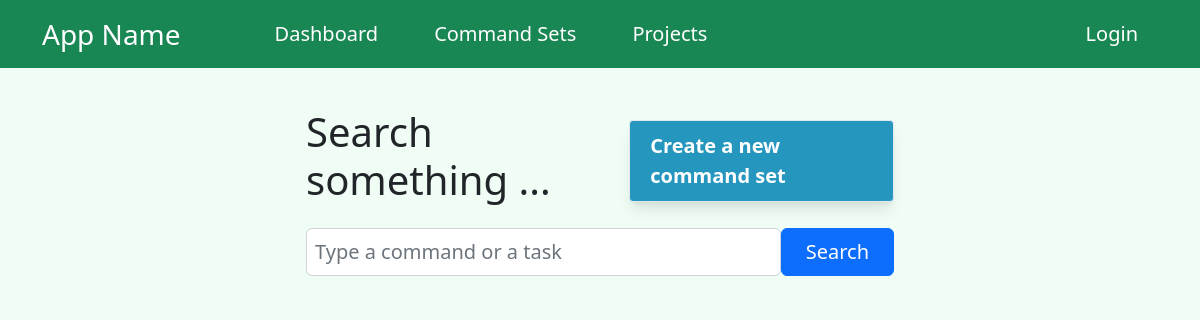
The app's page /, older data.
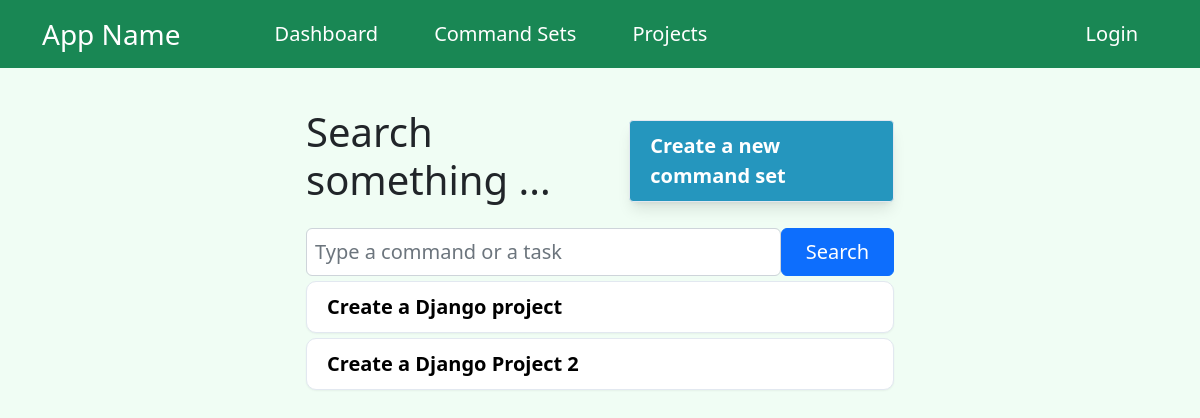
The same page, newer data.
### command_set/models.py (models this page shows, shortened)
class CommandSet(models.Model):
    title = models.CharField(max_length=200, null=False, blank=False)
    commands = models.CharField(max_length=1500, null=False, blank=False)
    tool = models.ManyToManyField(Tool)
    upvote_num = models.IntegerField(default=0)
    created_by = models.ForeignKey(User, on_delete=models.CASCADE, default=1)
    updated_at = models.DateTimeField(auto_now=True)
    visited_num = models.IntegerField(default=0)
    class Meta:
        ordering = ['updated_at']
        db_table = "command_set"

### command_set/views.py (the view, shortened to what this page needs)
# urls.py: path("", view=views.HomePageView.as_view(), name="command_homepage"),
class HomePageView(ListView):
    model = CommandSet
    template_name = "command_set/homepage.html"
    context_object_name = "command_sets"

### business_project/custom_contexts.py (called while the page is built)
def get_user(request):
    return {
        'user_id': request.session.get('user_id', None)
    }

### templates/command_set/homepage.html (shortened to what this page needs)
{% extends 'base.html' %}
{% block content %}
<div class="row">
    <div class="col-xl-3 d-none d-xl-block">
    </div>
    <div class="col-11 col-md-8 col-xl-6 mx-auto">
        <div class="d-flex flex-row mb-3">
            <h1 class="mt-2">Search something ...</h1>
            <a class="custom-btn-wrapper ms-auto" href="/add_commands/"><div class="custom-btn fw-semibold">Create a new command set</div></a>
        </div>
        <form class="search-bar d-flex flex-row shadow-md" action="/" method="post">
            <input type="input" class="form-control fs-5 p-2" name="search-input" placeholder="Type a command or a task">
            <button type="submit" class="btn btn-primary px-4 fs-5">Search</button>
        </form>
        <div class="mt-1">
            {% for cs in command_sets %}
                <a class="block-container-wrapper" href="{{cs.id}}/">
                    <div class="block-container item-container">
                        <div class="fs-5 fw-bolder">{{cs.title}}</div>
                    </div>
                </a>
            {% endfor %}
        </div>
    </div>
    <div class="col-md-3 col-lg-3"></div>
</div>
{% endblock %}
{% block script %}
    {% load static %}
{% endblock %}

Row changes from the older to the newer data that the page shows:
added CommandSet: title "Create a Django project"
added CommandSet: title "Create a Django Project 2"
